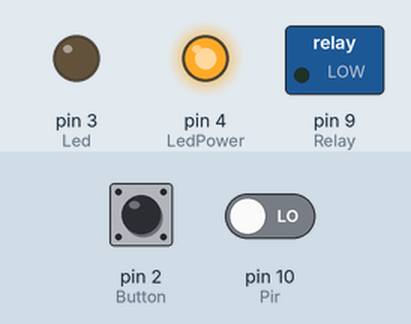
Recording of a sketch running on a simulated Arduino Uno, built with avr-gcc and run on an emulated ATmega328P. On the bench: switched loads named in the sketch (green lamp = pin HIGH), output pins drawn as LEDs (lit = HIGH). Dashed ring = blinking. Inputs (shaded band) come from the test bench; at power-on: pin 2 (Button) HIGH, pin 10 (Pir) LOW. EEPROM starts erased.

Above: at 1.2 s.
1.3 s: pin 2 (Button) pulled LOW for 0.15 s
At 1.55 s:
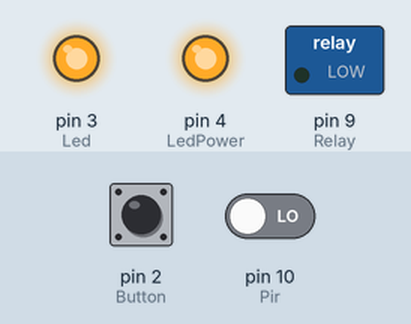
3.1 s: pin 10 (Pir) driven HIGH
At 3.7 s:
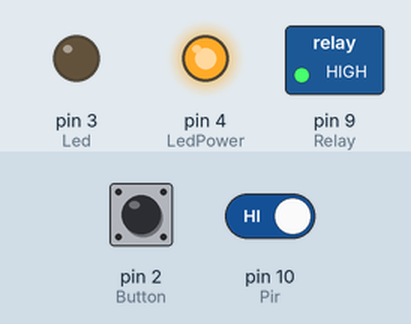
4.8 s: pin 2 (Button) pulled LOW for 1 s
At 5.9 s:
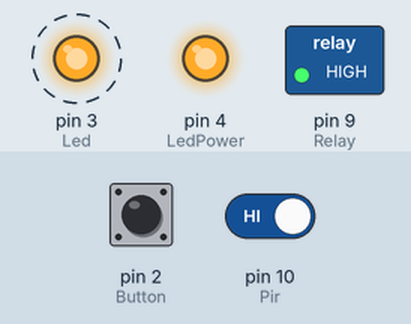
7.9 s: pin 2 (Button) pulled LOW for 3.2 s
At 12.8 s:
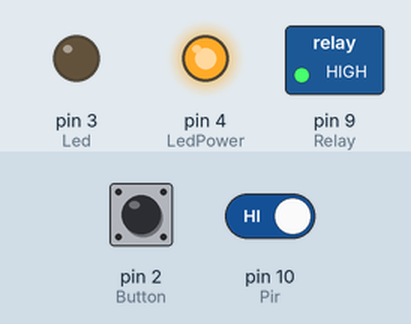
Timing chart, 0 to 14.3 s (numbered marks = the images above; inputs shaded):
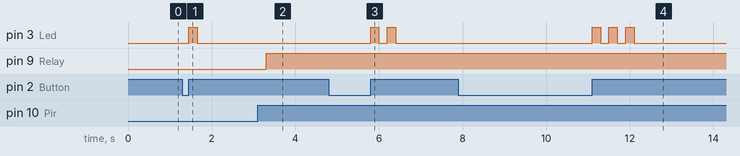

Measured:
- after the input at 1.3 s, pin 3 (Led): LOW → HIGH after 0.15 s, → LOW 0.20 s later
- after the input at 3.1 s, pin 9 (Relay): LOW → HIGH after 0.20 s
- after the input at 4.8 s, pin 3 (Led): alternates HIGH for 0.20 s and LOW for 0.20 s, 4 changes in all, then stays LOW, starting after 1.0 s
- after the input at 7.9 s, pin 3 (Led): alternates HIGH for 0.20 s and LOW for 0.20 s, 6 changes in all, then stays LOW, starting after 3.2 s

The sketch:

Final.ino
```cpp
#include <EEPROM.h>

#define Button 2
#define Led 3
#define LedPower 4
#define Relay 9
#define Pir 10

byte delayArray[3] = {5, 10, 15};
byte delayChoice = EEPROM.read(0);
byte delayChoiceBlink = EEPROM.read(0);

void adjustDelayTime() {
    if (!digitalRead(Button)) {
        delay(20);
        if (!digitalRead(Button)) {
            if (delayChoice < 2) {
                delayChoice++;
                EEPROM.update(0, delayChoice);
            } else {
                delayChoice = 0;
                EEPROM.update(0, delayChoice);
            }
            while (!digitalRead(Button)) {
            }
        }
    }
}

void setup() {
    pinMode(Button, INPUT_PULLUP);
    pinMode(Led, OUTPUT);
    pinMode(LedPower, OUTPUT);
    digitalWrite(LedPower, HIGH);
    pinMode(Relay, OUTPUT);
    pinMode(Pir, INPUT);
    attachInterrupt(0, adjustDelayTime, FALLING);
}

void blinkLed() {
    if (delayChoiceBlink != delayChoice) {
        delayChoiceBlink = delayChoice;
        for (int i = 0; i <= delayChoice; i++) {
            digitalWrite(Led, HIGH);
            delay(200);
            digitalWrite(Led, LOW);
            delay(200);
        }
    }
}

void delayPir(int delayValue) {
    for (int i = 0; i < (5 * delayValue); i++) {
        blinkLed();
        delay(200);
        if (digitalRead(Pir)) {
            i = 0;
        }
    }
}

void delayPirNoRepeat(int delayValue) {
    for (int i = 0; i < (5 * delayValue); i++) {
        blinkLed();
        delay(200);
    }
}

void loop() {
    blinkLed();
    if (digitalRead(Pir)) {
        delay(200);
        if (digitalRead(Pir)) {
            digitalWrite(Relay, HIGH);
            while (digitalRead(Pir)) {
                blinkLed();
            }
            delayPirNoRepeat(3);
            delayPir(delayArray[delayChoice]);
            digitalWrite(Relay, LOW);
        }
    }
}
```
